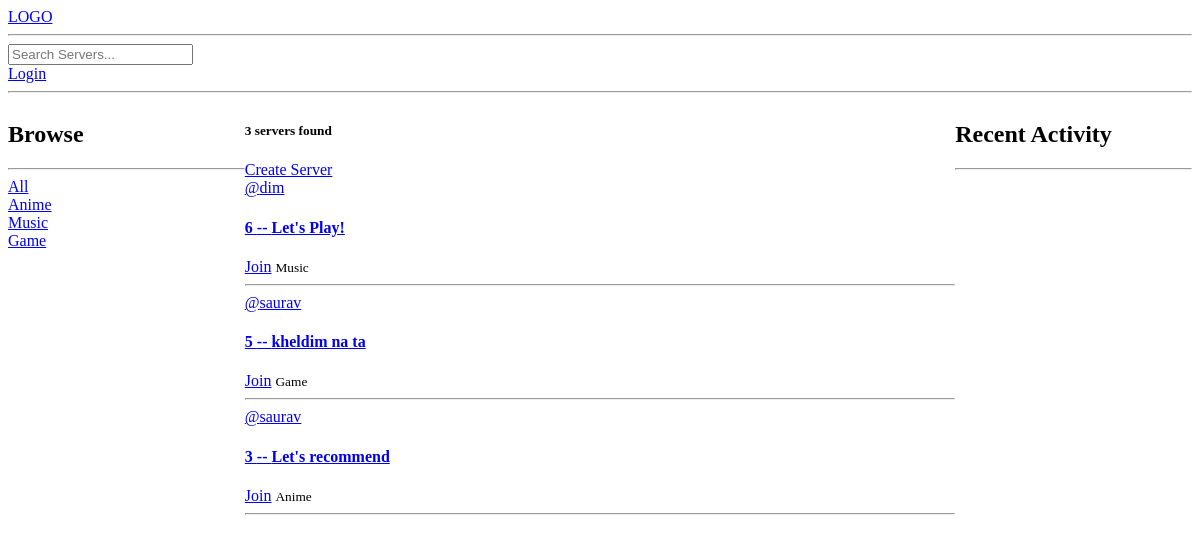
The app's page /, older data.
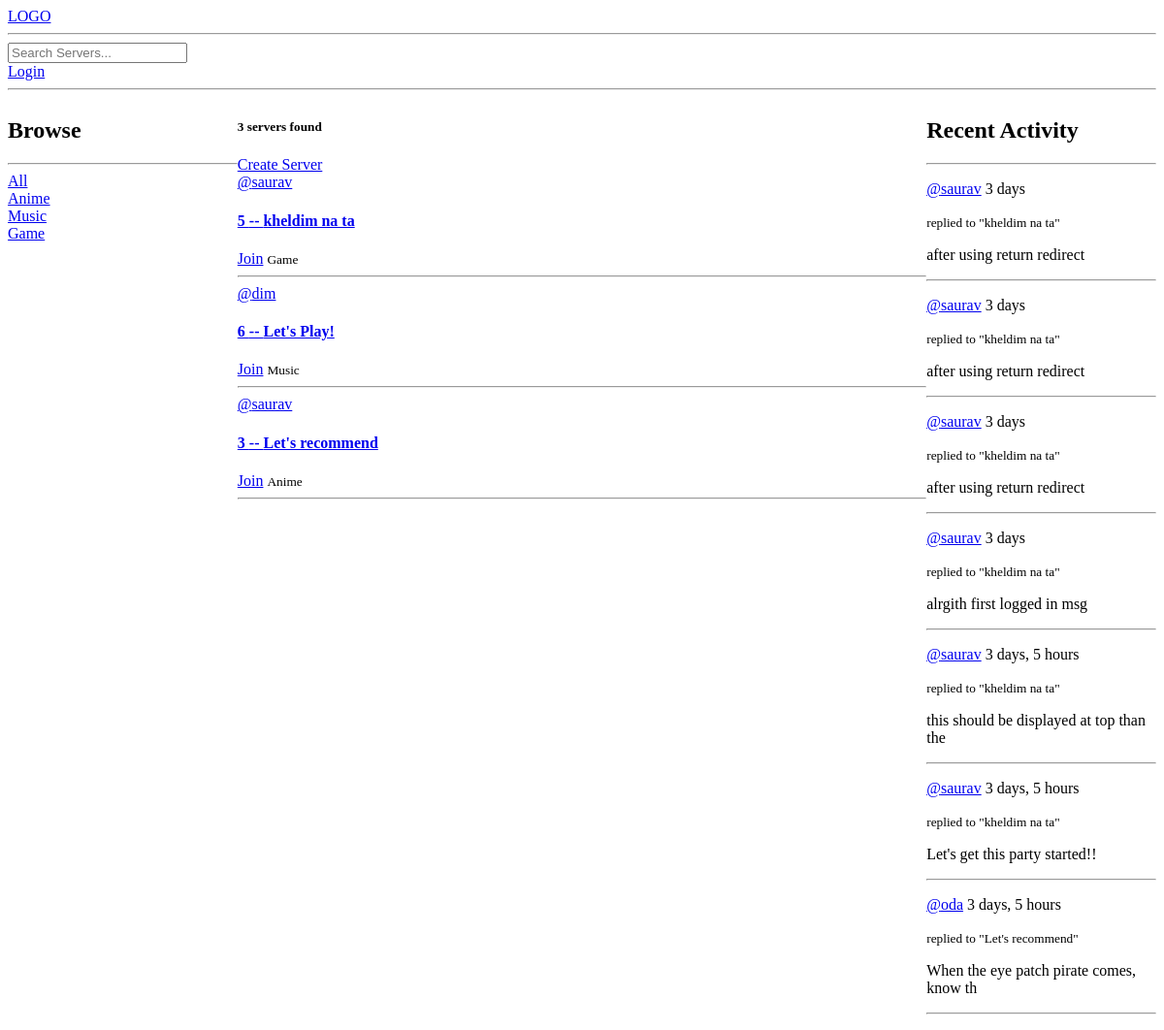
The same page, newer data.
### base/models.py (models this page shows)
class Topic(models.Model):
    name = models.CharField(max_length=220)
    def __str__(self):
        return self.name

class Server(models.Model):
    owner = models.ForeignKey(User, on_delete=models.SET_NULL,null=True)
    topic = models.ForeignKey(Topic, on_delete=models.SET_NULL, null=True)
    name = models.CharField(max_length=200)
    description = models.TextField(null=True , blank=True) # null for db and blank for frontend
    members = models.ManyToManyField(User, related_name='members', blank=True)
    created = models.DateTimeField(auto_now_add=True)
    updated = models.DateTimeField(auto_now=True)
    class Meta:
        ordering = ['-updated', '-created']
    def __str__(self):
        return self.name

class Msg(models.Model): # Msg written cause message is keyword in django
    user = models.ForeignKey(User,on_delete=models.CASCADE)
    body = models.TextField()
    server = models.ForeignKey(Server, on_delete=models.CASCADE)
    created = models.DateTimeField(auto_now_add=True)
    updated = models.DateTimeField(auto_now=True)
    class Meta:
        ordering = ['-updated', '-created']
    def __str__(self):
        return self.body[0:40]

### base/views.py (the view)
# urls.py: path('',views.home, name="home"),
def home(request):
    nam = request.GET.get('nam') if request.GET.get('nam') != None else ''
    servers = Server.objects.filter(
        Q(topic__name__icontains = nam) |
        Q(name__icontains = nam) |
        Q(description__icontains = nam)
        ) #contains means case sensitive icontains means case INsensitive
    topics = Topic.objects.all()
    server_count = servers.count()
    server_msgs = Msg.objects.filter(Q(server__topic__name__icontains = nam))
    context = {'servers' :servers, 'topics': topics, 'server_count' : server_count, 'server_msgs':server_msgs}
    return render(request, 'base/home.html' , context)

### base/templates/base/home.html (shortened to what this page needs)
{% extends "main.html" %}
{% block content %}
<div class="home-container">
    <div>
        {% include 'base/topics_component.html' %}
    </div>
    <div>
        <h5>{{server_count}} servers found </h5>
        <a href="{% url 'create-server' %}">Create Server</a>
        {% include 'base/feed_component.html'  %}
    </div>
    <div>
        {% include 'base/activity_component.html' %}
    </div>
</div>
{% endblock content %}

### base/templates/base/topics_component.html
<h2>Browse</h2>
<hr>
<div>
    <a href="{% url 'home' %}">All</a>
</div>
{% for topic in topics %}
<div>
    <a href="{% url 'home' %}?nam={{topic.name}}">{{ topic.name }}</a>
</div>
{% endfor %}

### base/templates/base/feed_component.html (shortened to what this page needs)
<div>
    {% for server in servers %}
    <div>
        <a href="{% url 'user-profile' server.owner.id %}">@{{ server.owner.username }}</span>
        <h4>{{ server.id }} -- <a href="{% url 'server' server.id %}">{{ server.name }}</a> </h4>
        {% if request.user not in server.members.all %}
        <a href="{% url 'join-server' server.id%}">Join</a>
        {% else %}
        <button disabled>Joined</button>
        {% endif %}
        <small>{{ server.topic }}</small>
        <hr>
    </div>
    {% endfor %}
</div>

### base/templates/base/activity_component.html (shortened to what this page needs)
<h2>Recent Activity</h2>
<hr>
{% for msg in server_msgs %}
    <div>
        <p><a href="{% url 'user-profile' request.user.id %}"> @{{ msg.user }}</a> {{msg.created|timesince }}</p>
        <small>replied to "{{ msg.server }}"</small>
        <p>{{ msg }}</p>
        <hr>
    </div>
{% endfor %}

Row changes from the older to the newer data that the page shows:
changed Server "kheldim na ta": moves up the list
added Msg: user "saurav", created "3 days", server "kheldim na ta", body "after using return redirect"
added Msg: user "saurav", created "3 days", server "kheldim na ta", body "after using return redirect"
added Msg: user "saurav", created "3 days", server "kheldim na ta", body "after using return redirect"
added Msg: user "saurav", created "3 days", server "kheldim na ta", body "alrgith first logged in msg"
added Msg: user "saurav", created "3 days, 5 hours", server "kheldim na ta", body "this should be displayed at top than the"
added Msg: user "saurav", created "3 days, 5 hours", server "kheldim na ta", body "Let's get this party started!!"
added Msg: user "oda", created "3 days, 5 hours", server "Let's recommend", body "When the eye patch pirate comes, know th"
